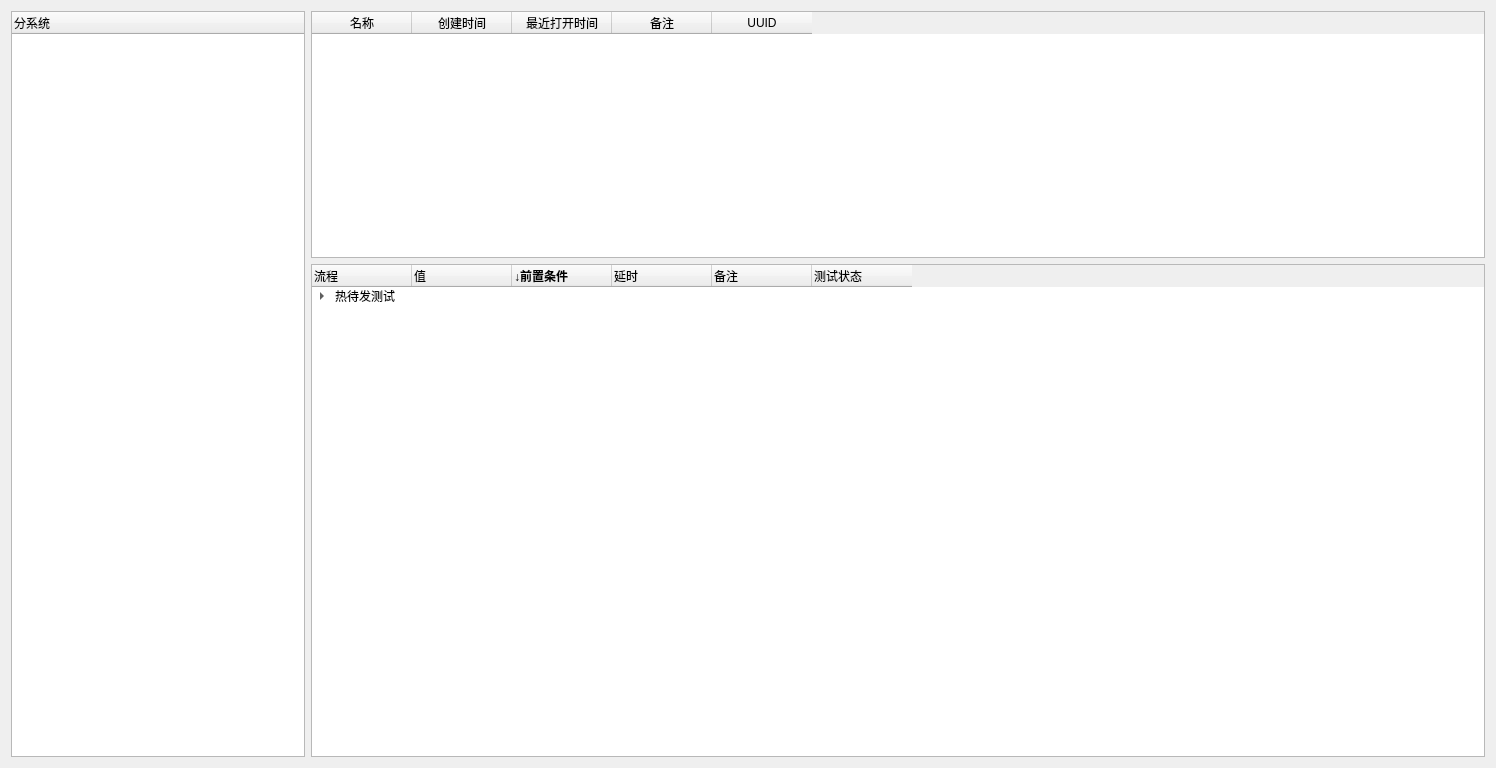
<?xml version="1.0" encoding="UTF-8"?>
<ui version="4.0">
 <class>flow</class>
 <widget class="QDialog" name="flow">
  <property name="geometry">
   <rect>
    <x>0</x>
    <y>0</y>
    <width>1496</width>
    <height>768</height>
   </rect>
  </property>
  <property name="windowTitle">
   <string>Dialog</string>
  </property>
  <layout class="QHBoxLayout" name="horizontalLayout_2" stretch="1,4">
   <item>
    <widget class="QTreeWidget" name="systemTree">
     <column>
      <property name="text">
       <string>分系统</string>
      </property>
     </column>
    </widget>
   </item>
   <item>
    <layout class="QVBoxLayout" name="verticalLayout_2" stretch="1,2">
     <item>
      <layout class="QHBoxLayout" name="horizontalLayout">
       <item>
        <widget class="QTableWidget" name="flowTableWidget">
         <column>
          <property name="text">
           <string>名称</string>
          </property>
         </column>
         <column>
          <property name="text">
           <string>创建时间</string>
          </property>
         </column>
         <column>
          <property name="text">
           <string>最近打开时间</string>
          </property>
         </column>
         <column>
          <property name="text">
           <string>备注</string>
          </property>
         </column>
         <column>
          <property name="text">
           <string>UUID</string>
          </property>
         </column>
        </widget>
       </item>
      </layout>
     </item>
     <item>
      <widget class="QTreeWidget" name="flowTreeWidget">
       <property name="focusPolicy">
        <enum>Qt::ClickFocus</enum>
       </property>
       <property name="styleSheet">
        <string notr="true"/>
       </property>
       <property name="wordWrap">
        <bool>true</bool>
       </property>
       <attribute name="headerStretchLastSection">
        <bool>false</bool>
       </attribute>
       <column>
        <property name="text">
         <string>流程</string>
        </property>
        <property name="font">
         <font>
          <weight>50</weight>
          <bold>false</bold>
         </font>
        </property>
        <property name="background">
         <color>
          <red>206</red>
          <green>206</green>
          <blue>206</blue>
         </color>
        </property>
       </column>
       <column>
        <property name="text">
         <string>值</string>
        </property>
       </column>
       <column>
        <property name="text">
         <string>↓前置条件</string>
        </property>
        <property name="font">
         <font>
          <weight>75</weight>
          <bold>true</bold>
         </font>
        </property>
        <property name="background">
         <color>
          <red>85</red>
          <green>170</green>
          <blue>255</blue>
         </color>
        </property>
       </column>
       <column>
        <property name="text">
         <string>延时</string>
        </property>
       </column>
       <column>
        <property name="text">
         <string>备注</string>
        </property>
       </column>
       <column>
        <property name="text">
         <string>测试状态</string>
        </property>
        <property name="background">
         <color>
          <red>206</red>
          <green>206</green>
          <blue>206</blue>
         </color>
        </property>
       </column>
       <item>
        <property name="text">
         <string>热待发测试</string>
        </property>
        <property name="text">
         <string/>
        </property>
        <property name="text">
         <string/>
        </property>
        <property name="text">
         <string/>
        </property>
        <property name="text">
         <string/>
        </property>
        <property name="text">
         <string/>
        </property>
        <item>
         <property name="text">
          <string>4301_5下发前端发射控制组合加电</string>
         </property>
         <property name="text">
          <string/>
         </property>
         <property name="text">
          <string>1100_1热待发测试</string>
         </property>
         <property name="text">
          <string>1000</string>
         </property>
         <property name="text">
          <string/>
         </property>
         <property name="text">
          <string/>
         </property>
        </item>
        <item>
         <property name="text">
          <string>4301_6下发地面惯组加电</string>
         </property>
         <property name="text">
          <string/>
         </property>
         <property name="text">
          <string/>
         </property>
         <property name="text">
          <string>200</string>
         </property>
         <property name="text">
          <string/>
         </property>
        </item>
       </item>
      </widget>
     </item>
    </layout>
   </item>
  </layout>
 </widget>
 <resources/>
 <connections/>
</ui>
